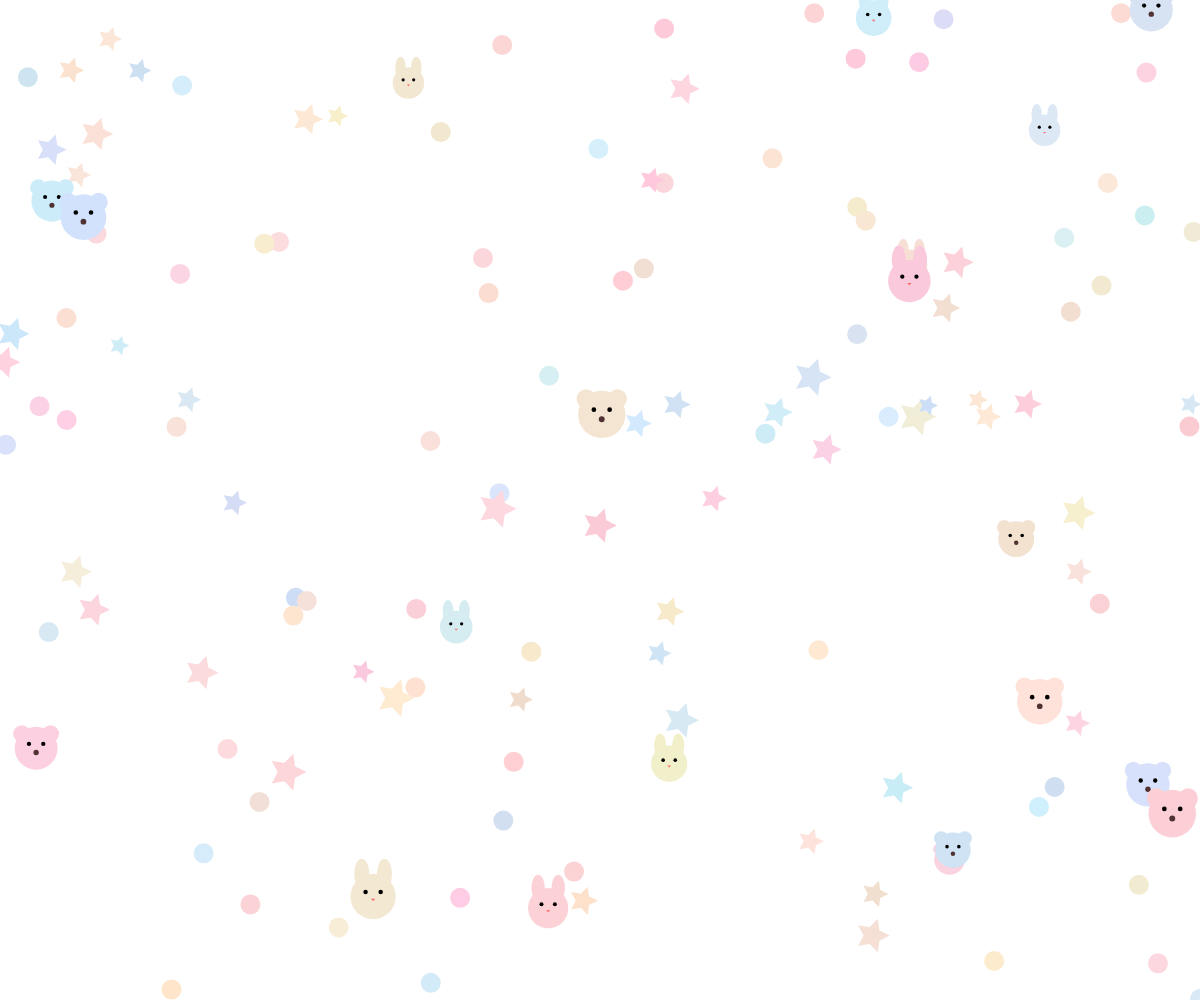
Frame 1 (no input)
Frame 60 (no input): identical to frame 1, image omitted
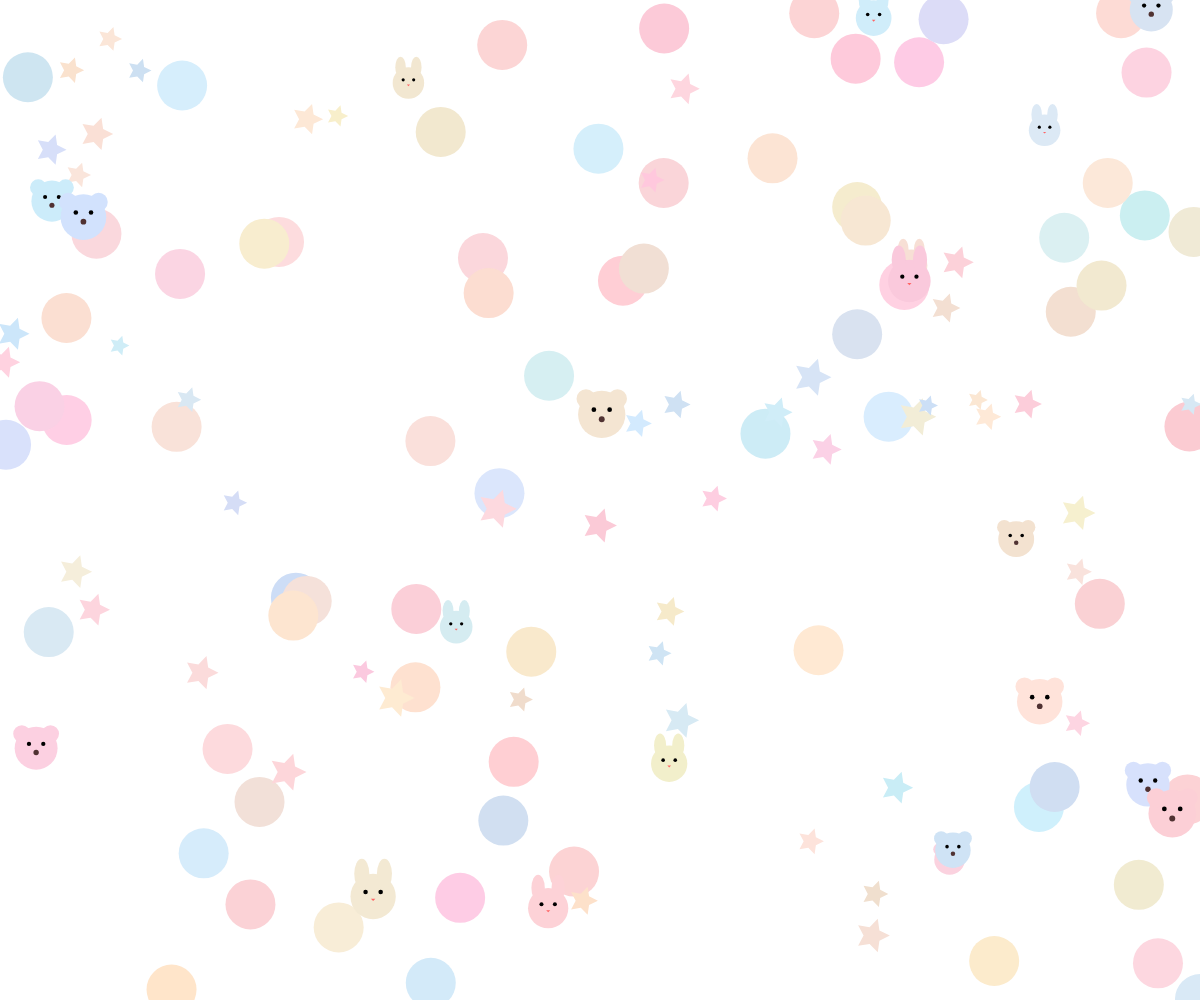
Frame 120 (the mouse pressed at the canvas centre since frame 60)

The p5.js sketch that drew these frames (run headless with seeded random() and noise() and a simulated clock; from frame 60 on, the mouse is pressed at the canvas centre):

// p5.js sketch
// ── sketch.js
let circles = [];
let stars = [];
let animals = []; // 新增小動物陣列

function setup() {
  createCanvas(windowWidth, windowHeight);
  background("fefae0");

  // 產生 70 個圓
  for (let i = 0; i < 70; i++) {
    circles.push({
      x: random(width),
      y: random(height),
      size: random(30, 50),
      color: randomColor() // 使用自訂函數產生柔和色彩
    });
  }

  // 產生 50 顆星星
  for (let i = 0; i < 50; i++) {
    stars.push({
      x: random(width),
      y: random(height),
      size: random(10, 20),
      color: randomColor() // 使用自訂函數產生柔和色彩
    });
  }

  // 產生 20 隻小動物（包含兔子和小熊）
  for (let i = 0; i < 20; i++) {
    animals.push({
      x: random(width),
      y: random(height),
      size: random(30, 50),
      color: randomColor(), // 使用自訂函數產生柔和色彩
      type: random(["rabbit", "bear"]) // 隨機決定是兔子還是小熊
    });
  }
}

function draw() {
  background("fefae0");

  // 繪製圓
  for (let circle of circles) {
    let newSize = map(mouseX, 0, width, 20, 80); // 根據滑鼠 X 軸位置調整大小
    fill(circle.color);
    noStroke();
    ellipse(circle.x, circle.y, newSize, newSize);
  }

  // 繪製星星
  for (let star of stars) {
    fill(star.color);
    noStroke();
    drawStar(star.x, star.y, star.size, star.size / 2, 5); // 繪製五角星
  }

  // 繪製小動物
  for (let animal of animals) {
    if (animal.type === "rabbit") {
      drawRabbit(animal.x, animal.y, animal.size, animal.color);
    } else if (animal.type === "bear") {
      drawBear(animal.x, animal.y, animal.size, animal.color);
    }
  }
}

// 自訂函數：產生淡黃色、淡粉色、淡藍色的柔和色彩
function randomColor() {
  let colors = [
    color(random(240, 255), random(220, 240), random(200, 220)), // 淡黃色
    color(random(250, 255), random(200, 220), random(210, 230)), // 淡粉色
    color(random(200, 220), random(220, 240), random(240, 255))  // 淡藍色
  ];
  return random(colors);
}

// 自訂函數：繪製五角星
function drawStar(x, y, radius1, radius2, npoints) {
  let angle = TWO_PI / npoints;
  let halfAngle = angle / 2.0;
  beginShape();
  for (let a = 0; a < TWO_PI; a += angle) {
    let sx = x + cos(a) * radius1;
    let sy = y + sin(a) * radius1;
    vertex(sx, sy);
    sx = x + cos(a + halfAngle) * radius2;
    sy = y + sin(a + halfAngle) * radius2;
    vertex(sx, sy);
  }
  endShape(CLOSE);
}

// 自訂函數：繪製兔子
function drawRabbit(x, y, size, color) {
  fill(color);
  noStroke();

  // 頭部
  ellipse(x, y, size, size);

  // 耳朵
  ellipse(x - size / 4, y - size / 2, size / 3, size / 1.5);
  ellipse(x + size / 4, y - size / 2, size / 3, size / 1.5);

  // 眼睛
  fill(0);
  ellipse(x - size / 6, y - size / 10, size / 10, size / 10);
  ellipse(x + size / 6, y - size / 10, size / 10, size / 10);

  // 鼻子
  fill(255, 100, 100);
  triangle(
    x - size / 20, y + size / 20,
    x + size / 20, y + size / 20,
    x, y + size / 10
  );
}

// 自訂函數：繪製小熊
function drawBear(x, y, size, color) {
  fill(color);
  noStroke();

  // 頭部
  ellipse(x, y, size, size);

  // 耳朵
  ellipse(x - size / 3, y - size / 3, size / 2.5, size / 2.5);
  ellipse(x + size / 3, y - size / 3, size / 2.5, size / 2.5);

  // 眼睛
  fill(0);
  ellipse(x - size / 6, y - size / 10, size / 10, size / 10);
  ellipse(x + size / 6, y - size / 10, size / 10, size / 10);

  // 鼻子
  fill(80, 50, 50);
  ellipse(x, y + size / 10, size / 8, size / 8);
}
